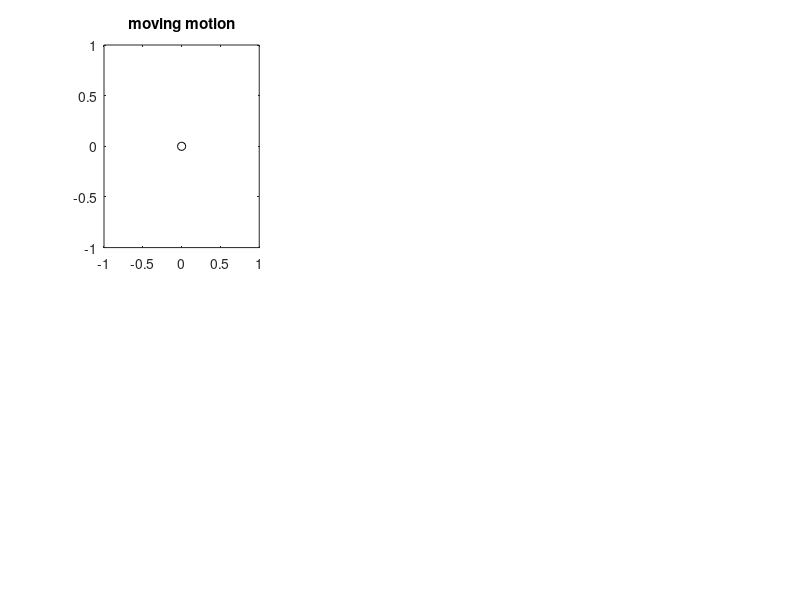

MATLAB code to generate this figure: (Note: this script raises an error after producing the figure.)
clc, clear, close all

l = [1 1 1]; % 각 arm의 길이이다.
h = [0 0 0]; % arm의 두께이다 slender rod로 가정하고 계산한다.
m = [10 5 3]; % 각 arm의 무게이다.
g = 9.806;

lc = l./2; % 무게중심으로 arm의 중간지점으로 한다.
I = 1/12.*m.*(h.^h+l.^2); % 각 arm의 관성모멘트이다.

del_t = 0.01; % 타임 업데이트 간격

t = 0:del_t:1;

px = 1.5+0.6*0.5*(1-cos(pi*t/1.));
py = 1.0+0.4*0.5*(1-cos(pi*t/1.));


C2 = ((px-l(3)).^2+py.^2-l(1).^2-l(2).^2)/(2*l(1)*l(2));
S2 = sqrt(1-C2.^2);
theta2 = atan2(S2,C2);
theta1 = atan2(py, px-l(3)) - atan2(l(2)*S2, l(1)+l(2)*C2);
theta3 = 2*pi - theta1 - theta2;

subplot(2,3,1)
plot(0,0, 'ko')
title('moving motion')
Ax = [0 l(1)*cos(0) l(1)*cos(0)+l(2)*cos(0)+l(3) l(1)*cos(0)+l(2)*cos(0)+l(3)*cos(0)];
Ay = [0 l(1)*sin(0) l(1)*sin(0)+l(2)*sin(0)+l(3) l(1)*sin(0)+l(2)*sin(0)+l(3)*sin(0)];
p = line(Ax,Ay, 'EraseMode','xor','LineWidth',4);
grid on
axis([0 2.5 0 2.5])

subplot(2,3,2)
plot(t, theta1, t, theta2, t, theta3);
title('joint angle')
grid on
legend('\theta_1', '\theta_2', '\theta_3')

M11 = m(1)*lc(1)^2 + I(1) +m(2)*l(1)^2 + m(2)*lc(2)^2 + 2*m(2)*l(1)*lc(2)*cos(theta2) + I(2)+m(3)*l(1)^2+m(3)*l(2)^2+m(3)*lc(3)^2 + m(3)*l(1)*l(2)*2*cos(theta2) + m(3)*l(2)*lc(3)*2*cos(theta3)+ m(3)*l(1)*lc(3)*2*cos(theta2+theta3) + I(3);
M12 = m(2)*lc(2)^2 + m(2)*l(1)*lc(2)*cos(theta2) + I(2) + m(3)*l(2)^2 + m(3)*lc(3)^2 + m(3)*l(1)*l(2)*cos(theta2) + m(3)*l(2)*lc(3)*2*cos(theta3) + m(3)*l(1)*lc(3)*cos(theta2+theta3) + I(3);
M13 = m(3)*lc(3)^2 + m(3)*l(2)*lc(3)*cos(theta3) + m(3)*l(1)*lc(3)*cos(theta2+theta3) + I(3);
M21 = m(2)*lc(2)^2 + I(3) + m(2)*l(1)*lc(2)*cos(theta2) + I(2) + m(3)*l(2)^2 + m(3)*lc(3)^2 + m(3)*l(1)*l(2)*cos(theta2) + 2*m(3)*l(2)*lc(3)*cos(theta3) + m(3)*l(1)*lc(3)*cos(theta2+theta3);
M22 = m(2)*lc(2)^2 + I(3) + I(2) + m(3)*l(2)^2 + m(3)*lc(3)^2 +2*m(3)*l(2)*lc(3)*cos(theta3);
M23 = m(3)*lc(3)^2 + m(3)*l(2)*lc(3)*cos(theta3) + I(3);
M31 = m(3)*lc(3)^2 + m(3)*l(2)*lc(3)*cos(theta3) + m(3)*l(1)*lc(3)*cos(theta2+theta3) + I(3);
M32 = m(3)*lc(3)^2 + m(3)*l(2)*lc(3)*cos(theta3) +I(3);
M33 = ones(size(M32))*(m(3)*lc(3)^2 + I(3));

A112 = -m(2)*l(1)*lc(2)*2*sin(theta2) - m(3)*l(1)*l(2)*2*sin(theta2) - 2*m(3)*l(1)*lc(3)*sin(theta2+theta3);
A123 = -m(3)*l(2)*lc(3)*2*sin(theta3) + -2*m(3)*l(1)*lc(3)*sin(theta2+theta3);
A113 = -2*m(3)*l(2)*lc(3)*sin(theta3) - 2*m(3)*l(1)*lc(3)*sin(theta2+theta3);
A122 = -m(2)*l(1)*lc(3)*sin(theta3) - m(3)*l(1)*l(2)*sin(theta2) - m(3)*l(1)*lc(3)*sin(theta2+theta3) ;
A133 = -m(3)*l(1)*lc(3)*sin(theta2+theta3) -m(3)*l(2)*lc(3)*sin(theta3);
A211 = m(2)*l(1)*lc(2)*sin(theta2) + m(3)*l(1)*l(2)*sin(theta2) + m(3)*l(1)*lc(3)*sin(theta2+theta3);
A233 = -m(3)*l(2)*lc(3)*sin(theta3);
A212 = zeros(size(A233));
A223 = -m(3)*l(2)*lc(3)*2*sin(theta3);
A213 = -2*m(3)*l(2)*lc(3)*sin(theta3);
A311 = m(3)*l(2)*lc(3)*sin(theta3) + m(3)*l(1)*lc(3)*sin(theta2+theta3);
A322 = m(3)*l(2)*lc(3)*sin(theta3);
A312 = 2*m(3)*l(2)*lc(3)*sin(theta3);
A323 = zeros(size(A312));
A313 = zeros(size(A312));
dtheta1 = zeros(size(A312)); 
dtheta2 = zeros(size(A312));
dtheta3 = zeros(size(A312));
ddtheta1 = zeros(size(A312));
ddtheta2 = zeros(size(A312));
ddtheta3 = zeros(size(A312));
tau = zeros(1/del_t+1, 3);
power = zeros(1/del_t+1, 3);
for i = 2:1/del_t
    dtheta1(i) = (theta1(i) - theta1(i-1))/(del_t);
    dtheta2(i) = (theta2(i) - theta2(i-1))/(del_t);
    dtheta3(i) = (theta3(i) - theta3(i-1))/(del_t);
    
    ddtheta1(i) = (dtheta1(i) - dtheta1(i-1))/(del_t);
    ddtheta2(i) = (dtheta2(i) - dtheta2(i-1))/(del_t);
    ddtheta3(i) = (dtheta3(i) - dtheta3(i-1))/(del_t);
    
    M = [M11(i) M12(i) M13(i) ; M21(i) M22(i) M23(i) ; M31(i) M32(i) M33(i)];
    C = [A112(i)*dtheta1(i)*dtheta2(i) + A123(i)*dtheta2(i)*dtheta3(i) + A113(i)*dtheta1(i)*dtheta3(i) + A133(i)*dtheta3(i).^2 + A122(i)*dtheta2(i).^2;
        A211(i)*dtheta1(i).^2 + A233(i)*dtheta2(i).^2 + A212(i)*dtheta1(i)*dtheta2(i) + A223(i)*dtheta2(i)*dtheta3(i) + A213(i)*dtheta1(i)*dtheta3(i);
        A311(i)*dtheta1(i).^2 + A322(i)*dtheta2(i).^2 + A312(i)*dtheta1(i)*dtheta2(i) + A323(i)*dtheta2(i)*dtheta3(i) + A313(i)*dtheta1(i)*dtheta3(i)];
    G = [m(1)*g*lc(1)*cos(theta1(i)) + m(2)*g*(l(1)*cos(theta1(i))+ lc(2)*cos(theta1(i)+theta2(i))) + m(3)*g*(l(1)*cos(theta1(i)) + l(2)*cos(theta1(i)+theta2(i)) + lc(3)*cos(theta1(i)+theta2(i)+theta3(i)));
        m(2)*g*lc(2)*cos(theta2(i)+theta1(i)) + m(3)*g*(l(2)*cos(theta1(i)+theta2(i)) + lc(3)*cos(theta1(i)+theta2(i)+theta3(i)));
        m(3)*g*lc(3)*cos(theta1(i)+cos(theta2(i) + theta3(i)))];
    
    tau(i,1:3) = M*[ddtheta1(i) ddtheta2(i) ddtheta3(i)]' + C + G;
    power(i,1:3) = abs([dtheta1(i) dtheta2(i) dtheta3(i)]'.*tau(i,1:3)');
    
    Ax = [0 l(1)*cos(theta1(i)) l(1)*cos(theta1(i))+l(2)*cos(theta1(i)+theta2(i)) l(1)*cos(theta1(i))+l(2)*cos(theta1(i)+theta2(i))+l(3)*cos(theta1(i)+theta2(i)+theta3(i))];
    Ay = [0 l(1)*sin(theta1(i)) l(1)*sin(theta1(i))+l(2)*sin(theta1(i)+theta2(i)) l(1)*sin(theta1(i))+l(2)*sin(theta1(i)+theta2(i))+l(3)*sin(theta1(i)+theta2(i)+theta3(i))];
    
    set(p, 'XData',Ax,'YData',Ay);
    drawnow;
end
subplot(2,3,3)
plot(t(2:end-2), dtheta1(2:end-2), t(2:end-2), dtheta2(2:end-2), t(2:end-2), dtheta3(2:end-2))
title('joint angle velocity')
legend('\omega_1', '\omega_2', '\omega_3')
grid on

subplot(2,3,4)
plot(t(2:end-2), ddtheta1(2:end-2), t(2:end-2), ddtheta2(2:end-2), t(2:end-2), ddtheta3(2:end-2))
title('joint angle acceleration')
legend('\alpha_1', '\alpha_2', '\alpha_3')
grid on

subplot(2,3,5)
plot(t(2:end-2), tau(2:end-2,:,:))
title('joint torgue')
legend('\tau_1', '\tau_2', '\tau_3')
grid on

subplot(2,3,6)
plot(t(2:end-2), power(2:end-2,:,:))
title('joint power')
legend('\itp_1', '\itp_2', '\itp_3')
grid on